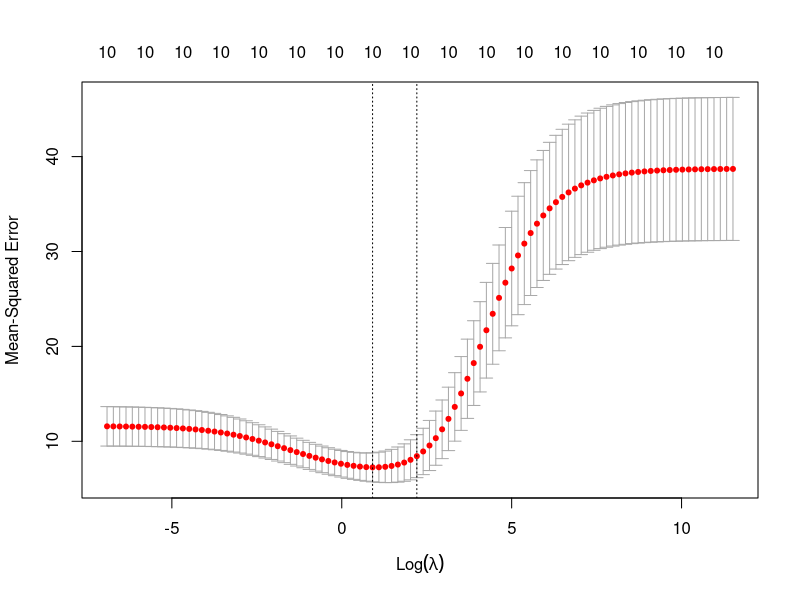
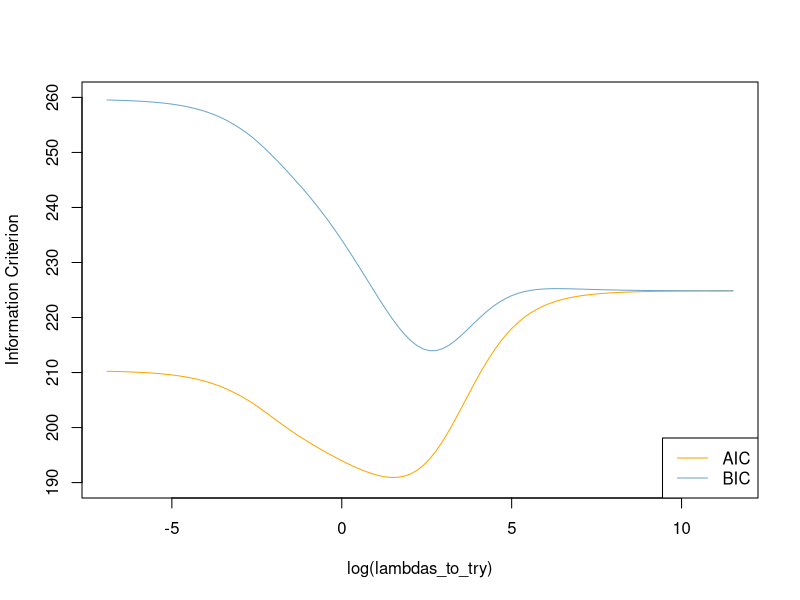
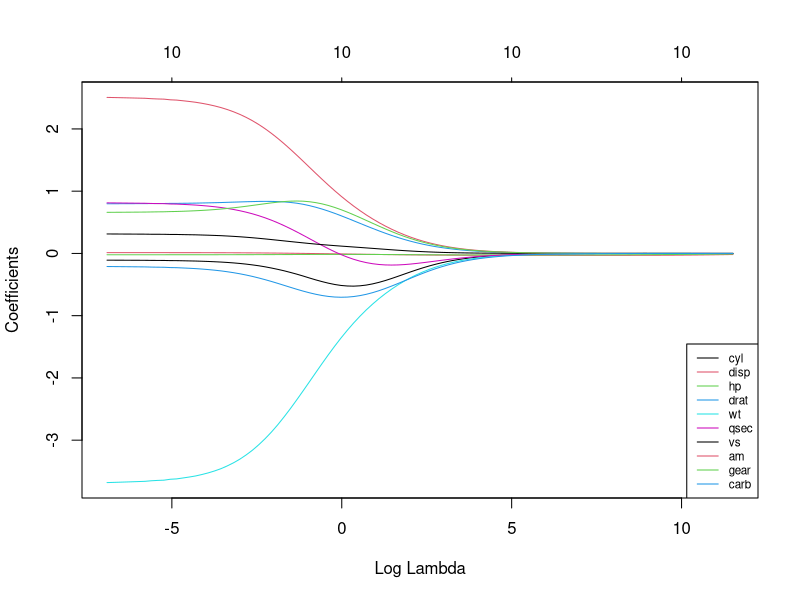
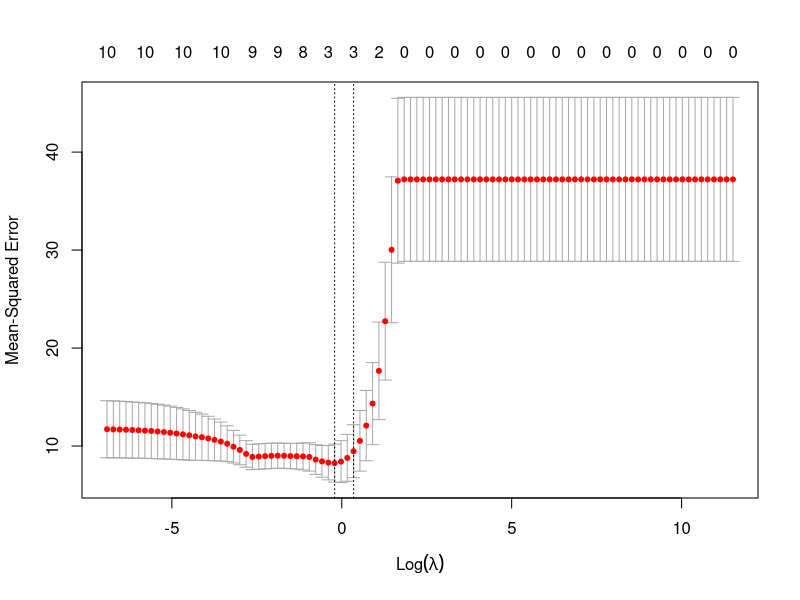
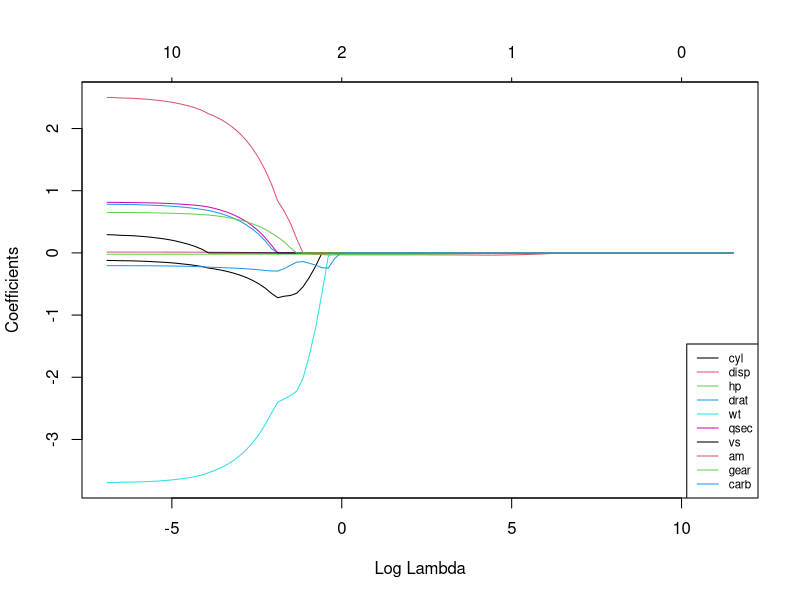

Generate these figures, in order, with R: (Note: this script raises an error after producing the figures.)
# Load libraries, get data & set seed for reproducibility ---------------------
set.seed(222)    # seef for reproducibility
library(glmnet)  # for ridge regression
library(dplyr)   # for data cleaning
library(psych)   # for function tr() to compute trace of a matrix

data("mtcars")

########################################
############Ridge Regression############
########################################

#1. RIDGE REGRESSION
# Center y, X will be standardized in the modelling function (ridge regression assumes the predictors are standardized and the response is centered)
y <- mtcars %>% select(mpg) %>% scale(center = TRUE, scale = FALSE) %>% as.matrix()
X <- mtcars %>% select(-mpg) %>% as.matrix()
#Explanation
#We scale the X matrix to ensure that the penalty term penalizes each coefficient equally. Instead of solving this heteroskedasticity problem by equalizing the variances of all predictors via scaling, we could just as well use them as weights in the estimation process! This is the idea behind the Differentially-weighted or Heteroskedastic Ridge Regression.

# Perform 10-fold cross-validation to select lambda ---------------------------
lambdas_to_try <- 10^seq(-3, 5, length.out = 100)
# Setting alpha = 0 implements ridge regression
ridge_cv <- cv.glmnet(X, y, alpha = 0, lambda = lambdas_to_try,
                      standardize = TRUE, nfolds = 10)
# Plot cross-validation results
plot(ridge_cv)

# Best cross-validated lambda
lambda_cv <- ridge_cv$lambda.min
# Fit final model, get its sum of squared residuals and multiple R-squared
model_cv <- glmnet(X, y, alpha = 0, lambda = lambda_cv, standardize = TRUE)
y_hat_cv <- predict(model_cv, X)
ssr_cv <- t(y - y_hat_cv) %*% (y - y_hat_cv)
rsq_ridge_cv <- cor(y, y_hat_cv)^2
rsq_ridge_cv


# Use information criteria to select lambda -----------------------------------
X_scaled <- scale(X)
aic <- c()
bic <- c()
for (lambda in seq(lambdas_to_try)) {
  # Run model
  model <- glmnet(X, y, alpha = 0, lambda = lambdas_to_try[lambda], standardize = TRUE)
  # Extract coefficients and residuals (remove first row for the intercept)
  betas <- as.vector((as.matrix(coef(model))[-1, ]))
  resid <- y - (X_scaled %*% betas)
  # Compute hat-matrix and degrees of freedom
  ld <- lambdas_to_try[lambda] * diag(ncol(X_scaled))
  H <- X_scaled %*% solve(t(X_scaled) %*% X_scaled + ld) %*% t(X_scaled)
  df <- tr(H)
  # Compute information criteria
  aic[lambda] <- nrow(X_scaled) * log(t(resid) %*% resid) + 2 * df
  bic[lambda] <- nrow(X_scaled) * log(t(resid) %*% resid) + 2 * df * log(nrow(X_scaled))
}

# Plot information criteria against tried values of lambdas
plot(log(lambdas_to_try), aic, col = "orange", type = "l",
     ylim = c(190, 260), ylab = "Information Criterion")
lines(log(lambdas_to_try), bic, col = "skyblue3")
legend("bottomright", lwd = 1, col = c("orange", "skyblue3"), legend = c("AIC", "BIC"))

###################################
# Optimal lambdas according to both criteria
lambda_aic <- lambdas_to_try[which.min(aic)]
lambda_bic <- lambdas_to_try[which.min(bic)]

# Fit final models, get their sum of squared residuals and multiple R-squared
model_aic <- glmnet(X, y, alpha = 0, lambda = lambda_aic, standardize = TRUE)
y_hat_aic <- predict(model_aic, X)
ssr_aic <- t(y - y_hat_aic) %*% (y - y_hat_aic)
rsq_ridge_aic <- cor(y, y_hat_aic)^2

model_bic <- glmnet(X, y, alpha = 0, lambda = lambda_bic, standardize = TRUE)
y_hat_bic <- predict(model_bic, X)
ssr_bic <- t(y - y_hat_bic) %*% (y - y_hat_bic)
rsq_ridge_bic <- cor(y, y_hat_bic)^2


# See how increasing lambda shrinks the coefficients --------------------------
# Each line shows coefficients for one variables, for different lambdas.
# The higher the lambda, the more the coefficients are shrinked towards zero.
res <- glmnet(X, y, alpha = 0, lambda = lambdas_to_try, standardize = FALSE)
plot(res, xvar = "lambda")
legend("bottomright", lwd = 1, col = 1:6, legend = colnames(X), cex = .7)




########################################
############Lasso Regression############
########################################

#Lasso = Least Absolute Shrinkage and Selection Operator, is quite similar conceptually to ridge regression.
#It also adds a penalty for non-zero coefficients, but unlike ridge regression which penalizes sum of squared coefficients (the so-called L2 penalty), lasso penalizes the sum of their absolute values (L1 penalty).
#As a result, for high values of λ, many coefficients are exactly zeroed under lasso, which is never the case in ridge regression.


# Perform 10-fold cross-validation to select lambda ---------------------------
lambdas_to_try <- 10^seq(-3, 5, length.out = 100)
# Setting alpha = 1 implements lasso regression
lasso_cv <- cv.glmnet(X, y, alpha = 1, lambda = lambdas_to_try,
                      standardize = TRUE, nfolds = 10)
# Plot cross-validation results
plot(lasso_cv)

# Best cross-validated lambda
lambda_cv <- lasso_cv$lambda.min
# Fit final model, get its sum of squared residuals and multiple R-squared
model_cv <- glmnet(X, y, alpha = 1, lambda = lambda_cv, standardize = TRUE)
y_hat_cv <- predict(model_cv, X)
ssr_cv <- t(y - y_hat_cv) %*% (y - y_hat_cv)
rsq_lasso_cv <- cor(y, y_hat_cv)^2


# See how increasing lambda shrinks the coefficients --------------------------
# Each line shows coefficients for one variables, for different lambdas.
# The higher the lambda, the more the coefficients are shrinked towards zero.
res <- glmnet(X, y, alpha = 1, lambda = lambdas_to_try, standardize = FALSE)
plot(res, xvar = "lambda")
legend("bottomright", lwd = 1, col = 1:6, legend = colnames(X), cex = .7)

########################################
############Ridge vs. Lasso#############
########################################


#Let us compare the multiple R-squared of various models we have estimated:
rsq <- cbind("R-squared" = c(rsq_ridge_cv, rsq_ridge_aic, rsq_ridge_bic, rsq_hridge_0001, rsq_lasso_cv))
rownames(rsq) <- c("ridge cross-validated", "ridge AIC", "ridge BIC", "hridge 0.001", "lasso cross_validated")
print(rsq)


########################################
#############Elastic Net################
########################################

#Elastic Net first emerged as a result of critique on lasso, whose variable selection can be too dependent on data and thus unstable.
#The solution is to combine the penalties of ridge regression and lasso to get the best of both worlds

library(caret)

# Set training control
train_control <- trainControl(method = "repeatedcv",
                              number = 5,
                              repeats = 5,
                              search = "random",
                              verboseIter = TRUE)

# Train the model
elastic_net_model <- train(mpg ~ .,
                           data = cbind(y, X),
                           method = "glmnet",
                           preProcess = c("center", "scale"),
                           tuneLength = 25,
                           trControl = train_control)

# Check multiple R-squared
y_hat_enet <- predict(elastic_net_model, X)
rsq_enet <- cor(y, y_hat_enet)^2

